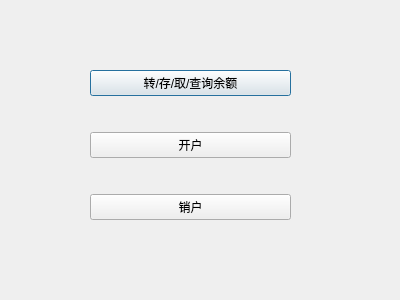
<?xml version="1.0" encoding="UTF-8"?>
<ui version="4.0">
 <class>master</class>
 <widget class="QDialog" name="master">
  <property name="geometry">
   <rect>
    <x>0</x>
    <y>0</y>
    <width>400</width>
    <height>300</height>
   </rect>
  </property>
  <property name="windowTitle">
   <string>Dialog</string>
  </property>
  <widget class="QWidget" name="layoutWidget">
   <property name="geometry">
    <rect>
     <x>90</x>
     <y>40</y>
     <width>201</width>
     <height>211</height>
    </rect>
   </property>
   <layout class="QVBoxLayout" name="verticalLayout">
    <item>
     <widget class="QPushButton" name="pushButton">
      <property name="styleSheet">
       <string notr="true">color: rgb(0, 0, 0);</string>
      </property>
      <property name="text">
       <string>转/存/取/查询余额</string>
      </property>
     </widget>
    </item>
    <item>
     <widget class="QPushButton" name="pushButton_2">
      <property name="styleSheet">
       <string notr="true">color: rgb(0, 0, 0);</string>
      </property>
      <property name="text">
       <string>开户</string>
      </property>
     </widget>
    </item>
    <item>
     <widget class="QPushButton" name="pushButton_6">
      <property name="styleSheet">
       <string notr="true">color: rgb(0, 0, 0);</string>
      </property>
      <property name="text">
       <string>销户</string>
      </property>
     </widget>
    </item>
   </layout>
  </widget>
 </widget>
 <resources/>
 <connections/>
</ui>
